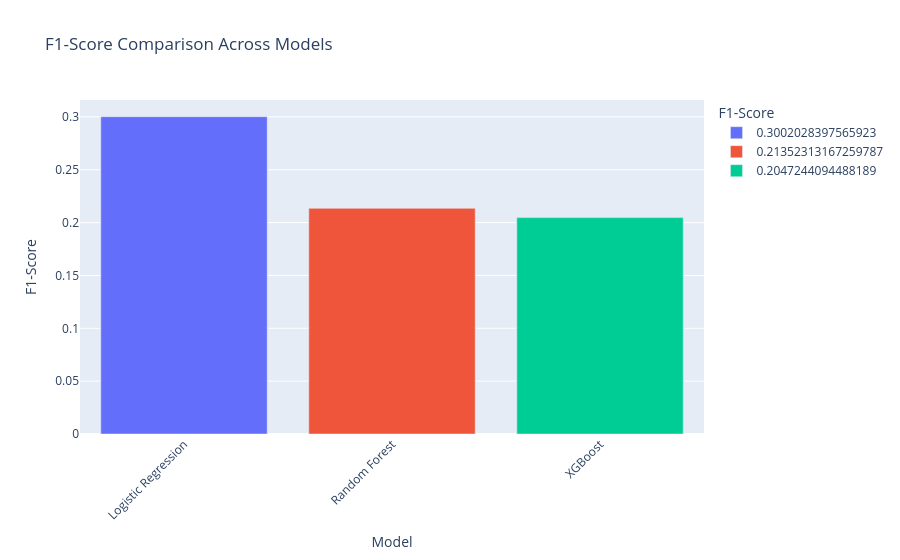

The notebook cell saved with this chart:
### Markdown cell above
## 10. Evaluation Metrics

For a binary classification task with imbalanced classes like `TenYearCHD` prediction, simply using accuracy is misleading. We need more nuanced metrics:

*   **Accuracy:** (TP + TN) / (TP + TN + FP + FN). Overall correctness, but can be misleading with imbalance.
*   **Precision (Positive Predictive Value):** TP / (TP + FP). Of all predicted positive, how many were actually positive? Important when the cost of False Positives is high.
*   **Recall (Sensitivity):** TP / (TP + FN). Of all actual positives, how many were predicted correctly? Important when the cost of False Negatives is high (e.g., missing a CHD case).
*   **F1-Score:** 2 * (Precision * Recall) / (Precision + Recall). The harmonic mean of precision and recall. A good balance between the two, useful for imbalanced datasets.
*   **ROC-AUC (Receiver Operating Characteristic - Area Under Curve):** Measures the ability of the classifier to distinguish between classes. A higher AUC indicates a better model. It's robust to class imbalance.

In the context of CHD prediction, missing a true CHD case (False Negative) can have severe consequences, so **Recall** is very important. However, too many false alarms (False Positives, low Precision) can lead to unnecessary anxiety and medical procedures. Therefore, **F1-Score** and **ROC-AUC** are excellent overall indicators for this problem, balancing the trade-offs.

### Code cell
# Display model performance in a structured way
performance_df = pd.DataFrame(model_performance).T
print("\n--- Model Performance Summary ---")
print(performance_df[['Accuracy', 'Precision', 'Recall', 'F1-Score', 'ROC-AUC']].round(4))

# Visualize ROC curves for all models
plt.figure(figsize=(10, 8))
for name, metrics in model_performance.items():
    model = metrics['Model']
    y_proba = model.predict_proba(X_test)[:, 1]
    fpr, tpr, _ = roc_curve(y_test, y_proba)
    roc_auc = auc(fpr, tpr)
    plt.plot(fpr, tpr, label=f'{name} (AUC = {roc_auc:.4f})')

plt.plot([0, 1], [0, 1], 'k--', label='Random (AUC = 0.50)')
plt.xlabel('False Positive Rate')
plt.ylabel('True Positive Rate')
plt.title('ROC Curve for Classification Models')
plt.legend(loc='lower right')
plt.grid(True)
plt.show()

# Visualize F1-Scores for comparison
fig = px.bar(performance_df.reset_index(),
             x='index', y='F1-Score',
             title='F1-Score Comparison Across Models',
             labels={'index': 'Model', 'F1-Score': 'F1-Score'},
             color='F1-Score',
             color_continuous_scale=px.colors.sequential.Viridis)
fig.update_layout(xaxis_tickangle=-45)
fig.show()

### Figure 1 — Plotly figure (JSON) as saved in the notebook; plotly's stock layout.template omitted (floating-point values rounded to 4 significant figures)
{"data": [{"hovertemplate": "F1-Score=%{y}<br>Model=%{x}<extra></extra>", "legendgroup": "0.3002028397565923", "marker": {"color": "#636efa", "pattern": {"shape": ""}}, "name": "0.3002028397565923", "orientation": "v", "showlegend": true, "textposition": "auto", "type": "bar", "x": ["Logistic Regression"], "xaxis": "x", "y": [0.3002], "yaxis": "y"}, {"hovertemplate": "F1-Score=%{y}<br>Model=%{x}<extra></extra>", "legendgroup": "0.21352313167259787", "marker": {"color": "#EF553B", "pattern": {"shape": ""}}, "name": "0.21352313167259787", "orientation": "v", "showlegend": true, "textposition": "auto", "type": "bar", "x": ["Random Forest"], "xaxis": "x", "y": [0.2135], "yaxis": "y"}, {"hovertemplate": "F1-Score=%{y}<br>Model=%{x}<extra></extra>", "legendgroup": "0.2047244094488189", "marker": {"color": "#00cc96", "pattern": {"shape": ""}}, "name": "0.2047244094488189", "orientation": "v", "showlegend": true, "textposition": "auto", "type": "bar", "x": ["XGBoost"], "xaxis": "x", "y": [0.2047], "yaxis": "y"}], "layout": {"barmode": "relative", "legend": {"title": {"text": "F1-Score"}, "tracegroupgap": 0}, "title": {"text": "F1-Score Comparison Across Models"}, "xaxis": {"anchor": "y", "domain": [0, 1], "tickangle": -45, "title": {"text": "Model"}}, "yaxis": {"anchor": "x", "categoryarray": [0.2047, 0.2135, 0.3002], "categoryorder": "array", "domain": [0, 1], "title": {"text": "F1-Score"}}}}
